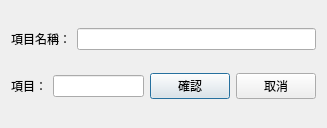
<?xml version="1.0" encoding="UTF-8"?>
<ui version="4.0">
 <class>aDayItemEdit</class>
 <widget class="QDialog" name="aDayItemEdit">
  <property name="windowModality">
   <enum>Qt::NonModal</enum>
  </property>
  <property name="geometry">
   <rect>
    <x>0</x>
    <y>0</y>
    <width>327</width>
    <height>128</height>
   </rect>
  </property>
  <property name="sizePolicy">
   <sizepolicy hsizetype="Preferred" vsizetype="Preferred">
    <horstretch>0</horstretch>
    <verstretch>0</verstretch>
   </sizepolicy>
  </property>
  <property name="windowTitle">
   <string>Edit Item</string>
  </property>
  <layout class="QHBoxLayout" name="horizontalLayout_2">
   <item>
    <layout class="QHBoxLayout" name="horizontalLayout_15" stretch="0">
     <property name="sizeConstraint">
      <enum>QLayout::SetDefaultConstraint</enum>
     </property>
     <item>
      <layout class="QVBoxLayout" name="verticalLayout">
       <item>
        <layout class="QHBoxLayout" name="horizontalLayout_3">
         <item>
          <widget class="QLabel" name="tipsLbl">
           <property name="text">
            <string>項目名稱：</string>
           </property>
          </widget>
         </item>
         <item>
          <widget class="QLineEdit" name="itemNameLineedit"/>
         </item>
        </layout>
       </item>
       <item>
        <layout class="QHBoxLayout" name="horizontalLayout">
         <item>
          <widget class="QLabel" name="itemCostIncomeLbl">
           <property name="text">
            <string>項目：</string>
           </property>
          </widget>
         </item>
         <item>
          <widget class="QLineEdit" name="itemCostIncomeLineedit">
           <property name="text">
            <string/>
           </property>
           <property name="echoMode">
            <enum>QLineEdit::Normal</enum>
           </property>
          </widget>
         </item>
         <item>
          <widget class="QPushButton" name="confirmBtn">
           <property name="text">
            <string>確認</string>
           </property>
          </widget>
         </item>
         <item>
          <widget class="QPushButton" name="cancelBtn">
           <property name="text">
            <string>取消</string>
           </property>
          </widget>
         </item>
        </layout>
       </item>
      </layout>
     </item>
    </layout>
   </item>
  </layout>
 </widget>
 <resources/>
 <connections/>
</ui>
